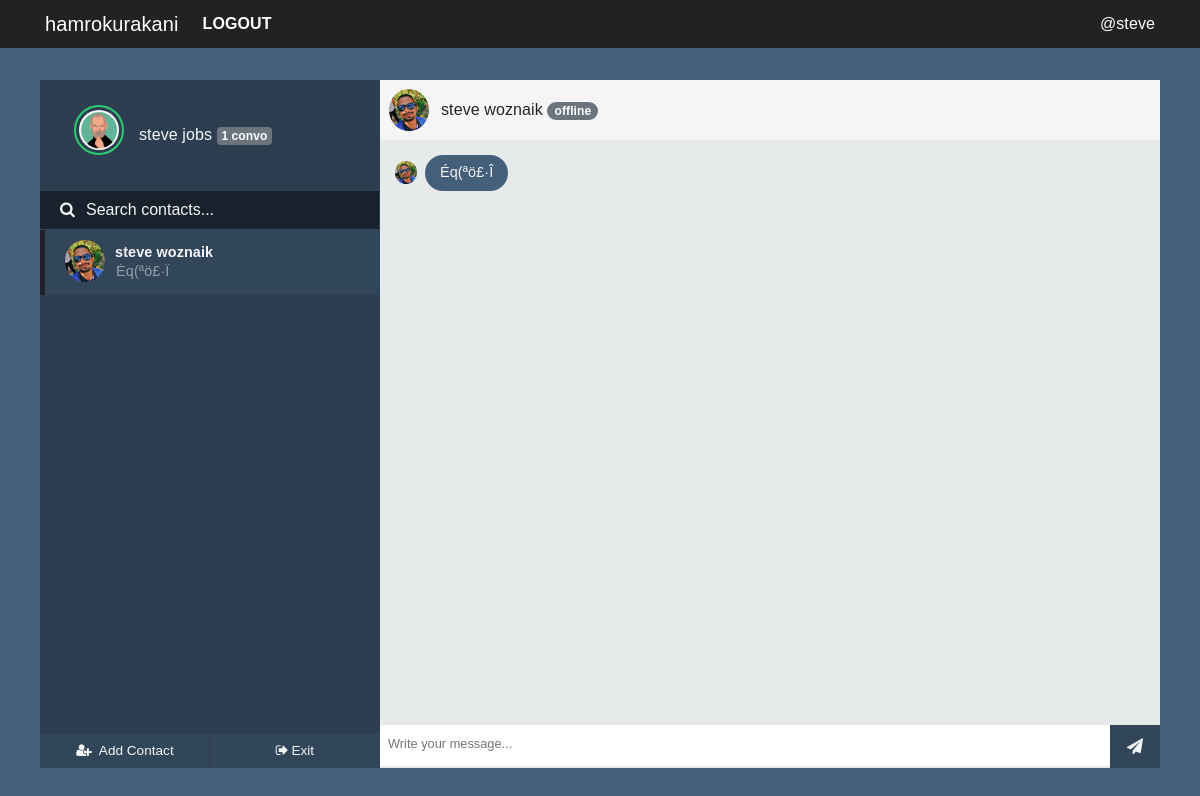
/chatwith/wozn (signed in), run on an earlier commit of the app's database.
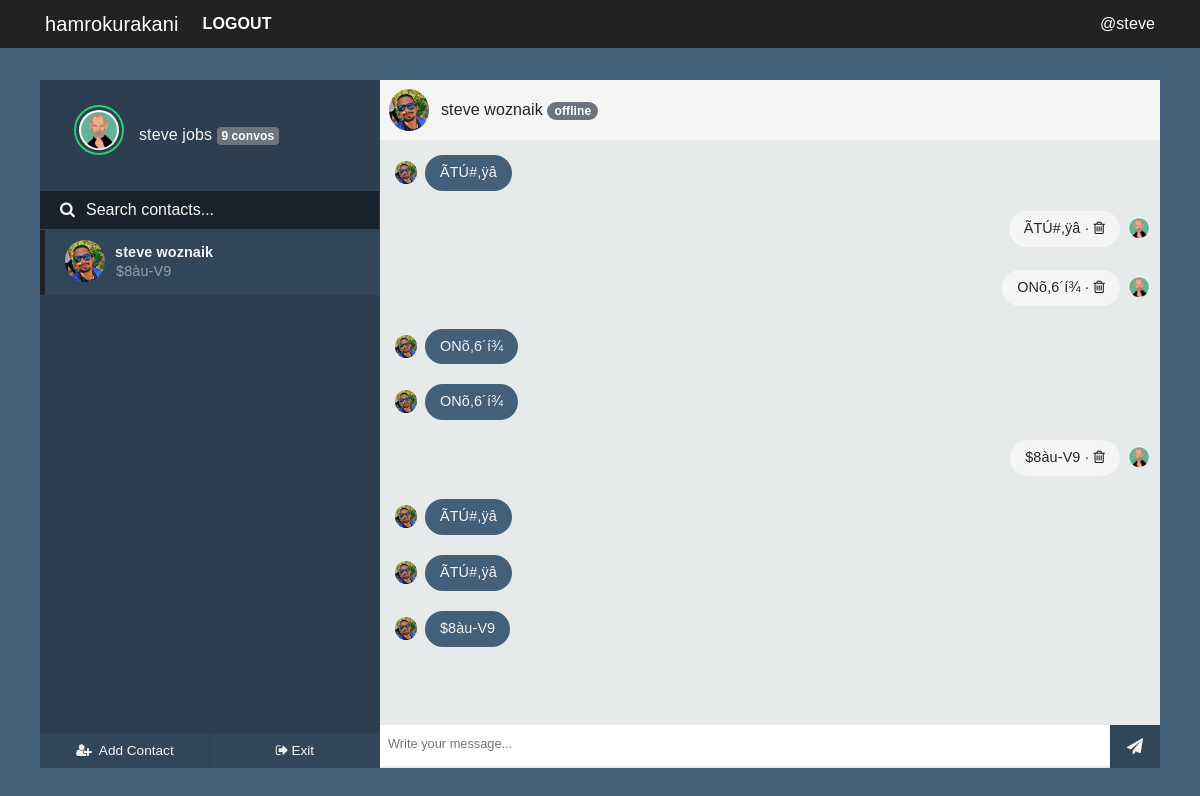
And on a later commit of the database.
### hamrokurakani/models.py (models this page shows, shortened)
class User(UserMixin, db.Model):
    id = db.Column(db.Integer, primary_key=True)
    fullname = db.Column(db.String(20), unique=True, nullable=False)
    username = db.Column(db.String(15), unique=True, nullable=False)
    email = db.Column(db.String(120), unique=True, nullable=False)
    password = db.Column(db.String(60), nullable=False)
    image_file = db.Column(db.String(20), nullable=False, default='default.jpg')
    joined = db.Column(db.DateTime, nullable=False, default=datetime.now)
    messages_sent = db.relationship('Message', foreign_keys='Message.sender_id', backref='author', lazy='dynamic')
    messages_received = db.relationship('Message', foreign_keys='Message.recipient_id', backref='recipient', lazy='dynamic')
    last_seen = db.Column(db.DateTime, default=datetime.now)
    last_message_read_time = db.Column(db.DateTime, default=datetime.now)

class Message(db.Model):
    id = db.Column(db.Integer, primary_key=True)
    message = db.Column(db.String(140), index=True)
    sender_id = db.Column(db.Integer, db.ForeignKey('user.id'))
    recipient_id = db.Column(db.Integer, db.ForeignKey('user.id'))
    timestamp = db.Column(db.DateTime, index=True, default=datetime.now)
    is_seen = db.Column(db.Boolean, default=False)

### hamrokurakani/chat/routes.py (the view)
@chyat.route('/chatwith/<string:user>')
@login_required
def chatwith(user):
    getuser = User.query.filter_by(username=user).first_or_404()
    messages = []
    session['receiver_id'] = getuser.id
    session['room'] = int(getuser.id) * int(current_user.id)
    my_messages = Message.query.filter_by(recipient_id=current_user.id)
    messengers = [message.author.id for message in my_messages]
    senders = [User.query.get(sender) for sender in set(messengers)]
    msgs_received = list(Message.query.filter_by(
        recipient_id=current_user.id, sender_id=getuser.id).all())
    msgs_sent = list(Message.query.filter_by(
        recipient_id=getuser.id, sender_id=current_user.id).all())
    messages = msgs_received + msgs_sent
    messages.sort(key=lambda order_by: order_by.timestamp)
    current_user.last_message_read_time = datetime.now()
    for message in msgs_received:
        message.is_seen = True
    db.session.commit()
    return render_template('chat/chatter.html', getuser=getuser, senders=senders, messages=messages)

### hamrokurakani/admin/routes.py (called while the page is built)
@login_manager.user_loader
def load_user(user_id):
    return User.query.get(user_id)

### hamrokurakani/core/des.py (called while the page is built)
def manager(plaintext, key, type):
    if len(key) != 8:
        print("Invalid Key. Key should be of 8 length (8 bytes).")
        return
    isPaddingRequired = (len(plaintext) % 8 != 0)
    ciphertext = DESEncryption(key, plaintext, isPaddingRequired)
    plaintext = DESDecryption(key, ciphertext, isPaddingRequired)
    if type == "encrypt":
        return ciphertext
    elif type == "decrypt":
        return plaintext
    else:
        pass

def DESEncryption(key, text, padding):
    if padding == True:
        text = addPadding(text)
    ciphertext = DES(text, key, padding, True)
    return ciphertext

def DESDecryption(key, text, padding):
    plaintext = DES(text, key, padding, False)
    if padding == True:
        return removePadding(plaintext)
    return plaintext

def expand(array, table):
    return [array[element - 1] for element in table]

def permutation(array, table):
    return [array[element - 1] for element in table]

def leftShift(list1, list2, n):
    return list1[n:] + list1[:n], list2[n:] + list2[:n]

def nSplit(list, n):
    return [list[i: i + n] for i in range(0, len(list), n)]

### hamrokurakani/templates/chat/chatter.html (shortened to what the changed rows need)
{% extends "chat/nav.html" %}
{% block content %}
<div id="frame">
    <div id="sidepanel">
        <div id="profile">
            <div class="wrap">
                <p>{{ current_user.fullname }} <span><small class="badge badge-secondary">
                            <b> {{ getuser | countmessages }} </b></small></span> </p>
            </div>
        </div>
        <div id="contacts">
            <ul>
                {% for sender in senders %}
                {% if sender != current_user %}
                {% if sender == getuser %}
                <li class="contact active">
                    {% else %}
                <li class="contact">
                    {% endif %}
                    <a class="noblue" href="{{ url_for('chat.chatwith', user=sender.username) }}">
                        <div class="wrap">
                            <img src="{{ url_for('static', filename='profilepics/' + sender.image_file) }}" />
                            <div class="meta">
                                <p class="name">{{ sender.fullname }}</p>
                                {% if sender | lastmessageauthor == current_user %}
                                <p class="preview"><span>You: </span> {{ sender | lastmessage }}</p>
                                {% else %}
                                <p class="preview"><span>{{ sender | lastmessage }} </span></p>
                                {% endif %}
                            </div>
                        </div>
                    </a>
                </li>
                {% endif %}
                {% endfor %}
            </ul>
        </div>
    </div>
    <div class="content">
        <div class="contact-profile">
            <img src="{{ url_for('static', filename='profilepics/' + getuser.image_file) }}" />
            <p>{{getuser.fullname}}
                {% if getuser.last_message_read_time | isactive == 'offline' %}
                <small class="badge badge-pill badge-secondary"><b> {{ getuser.last_message_read_time | isactive }}
                    </b></small></p>
            {% else %}
            <small class="badge badge-pill badge-success"><b> {{ getuser.last_message_read_time | isactive }}
                </b></small></p>
            {% endif %}
        </div>
        <div class="messages">
            <ul>
                {% for msg in messages %}
                {% set deletemessage = url_for('chat.deletemessage', id=msg.id, user=getuser.username) %}
                {% if msg.author == current_user %}
                <li class="replies">
                    {% else %}
                <li class="sent">
                    {% endif %}
                    <img src="{{ url_for('static', filename='profilepics/' + msg.author.image_file) }}" />
                    {% if msg.author == current_user %}
                    <p title="{{msg.timestamp | humanify }} ago">
                        {{ msg.message }} · <a class="fixblue" href="{{ deletemessage }}">
                            <i class="fa fa-trash-o"></i></a></p>
                    {% else %}
                    <p title="{{msg.timestamp | humanify }} ago">{{ msg.message | decrypt }}</p>
                    {% endif %}
                </li>
                {% endfor %}
            </ul>
        </div>
    </div>
</div>
{% endblock content %}

What changed in the data, as far as the page shows it:
removed Message: image_file (placeholder picture), message|decrypt "Éq(ªö£·Î"
changed User "steve woznaik": message "Éq(ªö£·Î" → "$8àu- V9"
added Message: image_file (placeholder picture), message|decrypt "ÃTÚ#,ÿâ"
added Message: image_file (picture), message "ÃTÚ#,ÿâ"
added Message: image_file (picture), message "ONõ,6´í¾"
added Message: image_file (placeholder picture), message|decrypt "ONõ,6´í¾"
added Message: image_file (placeholder picture), message|decrypt "ONõ,6´í¾"
added Message: image_file (picture), message "$8àu- V9"
added Message: image_file (placeholder picture), message|decrypt "ÃTÚ#,ÿâ"
added Message: image_file (placeholder picture), message|decrypt "ÃTÚ#,ÿâ"
added Message: image_file (placeholder picture), message|decrypt "$8àu- V9"
Also different on the page:
{{ getuser | countmessages }}: "1 convo" → "9 convos"
